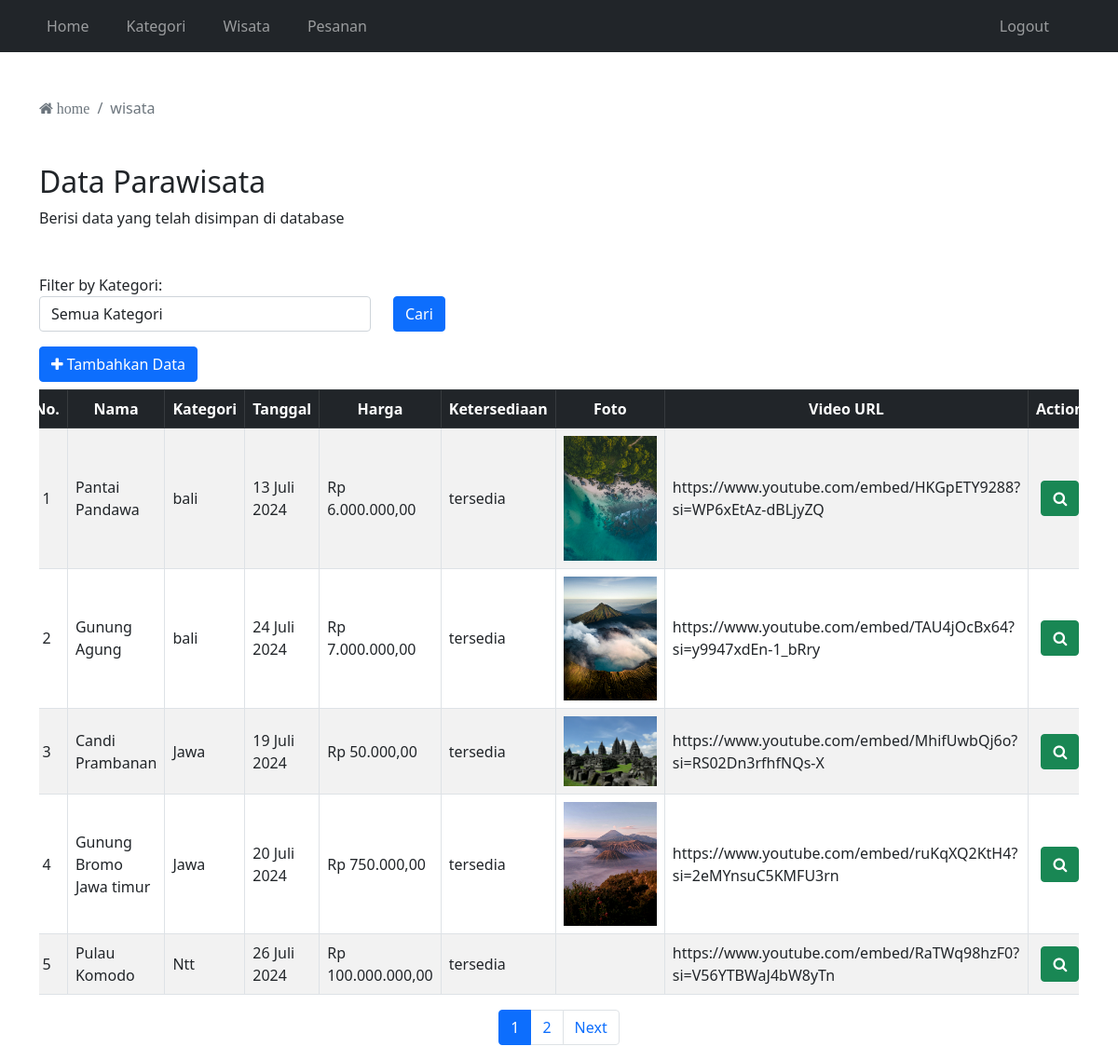
The app's page /adminpanel/wisata.php (signed in) with its own data.
### tables this page shows
CREATE TABLE `wisata` (
  `id` int(11) NOT NULL,
  `kategori_id` int(11) NOT NULL,
  `nama` varchar(255) NOT NULL,
  `tanggal` date NOT NULL,
  `harga` double NOT NULL,
  `foto` varchar(255) DEFAULT NULL,
  `video_url` varchar(255) NOT NULL,
  `detail` text DEFAULT NULL,
  `ketersedian_stok` enum('habis','tersedia') DEFAULT 'tersedia'
);

CREATE TABLE `kategori` (
  `id` int(11) NOT NULL,
  `nama` varchar(255) NOT NULL
);

### adminpanel/wisata.php (the view, shortened to what this page needs)
<?php
require "../koneksi.php";
$limit = 5;
$page = isset($_GET['page']) ? $_GET['page'] : 1;
$offset = ($page - 1) * $limit;
$filter_kategori = isset($_GET['kategori']) ? $_GET['kategori'] : '';
$where_clause = '';
$queryTotal = mysqli_query($conn, "SELECT COUNT(*) AS total FROM wisata a $where_clause");
$totalRecords = mysqli_fetch_assoc($queryTotal)['total'];
$totalPages = ceil($totalRecords / $limit);
$querywisata = mysqli_query($conn, "
    SELECT a.*, b.nama AS nama_kategori
    FROM wisata a
    JOIN kategori b ON a.kategori_id=b.id
    $where_clause
    LIMIT $offset, $limit
");
$jumlahwisata = mysqli_num_rows($querywisata);
function formatTanggal($tanggal) {
    $bulan = array(
        1 => 'Januari', 'Februari', 'Maret', 'April', 'Mei',
        'Juni', 'Juli', 'Agustus', 'September', 'Oktober', 'November', 'Desember'
    );
    $split = explode('-', $tanggal);
    return $split[2] . ' ' . $bulan[(int)$split[1]] . ' ' . $split[0];
}
?>
<!DOCTYPE html>
<html lang="en">
<head>
    <link href="../css-boostrap/bootstrap.min.css" rel="stylesheet" />
    <link rel="stylesheet" href="../fontawesome/css/font-awesome.min.css">
</head>
<body>
    <?php require "navbar.php" ?>
    <div class="container mt-5">
        <nav aria-label="breadcrumb">
            <ol class="breadcrumb">
                <li class="breadcrumb-item active" aria-current="page">
                    <a href="../adminpanel/" class="no-decoration text-muted"><i class="fa fa-home" aria-hidden="true"> home</i></a>
                </li>
                <li class="breadcrumb-item active" aria-current="page">
                    wisata
                </li>
            </ol>
        </nav>
        <div class="my-5 col-12 col-md-6">
            <h2>Data Parawisata</h2>
            <p>Berisi data yang telah disimpan di database</p>
        </div>
        <form method="GET" action="wisata.php">
            <div class="row mb-3">
                <div class="col-md-4">
                    <label for="kategori">Filter by Kategori:</label>
                    <select name="kategori" id="kategori" class="form-control">
                        <option value="">Semua Kategori</option>
                    </select>
                </div>
                <div class="col-md-4 align-self-end">
                    <button type="submit" class="btn btn-primary">Cari</button>
                </div>
            </div>
        </form>
        <div>
            <a href="kelola_wisata.php" type="button" class="btn btn-primary">
                <i class="fa fa-plus" aria-hidden="true"></i>
                Tambahkan Data
            </a>
        </div>
        <div class="table-responsive mt-2 center-table">
            <table class="table table-bordered table-striped">
                <thead class="table-dark">
                    <tr>
                        <th class="text-center">No.</th>
                        <th class="text-center">Nama</th>
                        <th class="text-center">Kategori</th>
                        <th class="text-center">Tanggal</th>
                        <th class="text-center">Harga</th>
                        <th class="text-center">Ketersediaan</th>
                        <th class="text-center">Foto</th>
                        <th class="text-center">Video URL</th>
                        <th class="text-center">Action</th>
                    </tr>
                </thead>
                <tbody>
                    <?php
                    if ($jumlahwisata == 0) {
                        echo "<tr><td colspan='9' class='text-center align-middle'>Data Wisata Tidak tersedia</td></tr>";
                    } else {
                        $no = $offset + 1;
                        while ($data = mysqli_fetch_array($querywisata)) {
                            echo "<tr>
                                    <td class='text-center align-middle'>{$no}</td>
                                    <td class='align-middle'>{$data['nama']}</td>
                                    <td class='align-middle'>{$data['nama_kategori']}</td>
                                    <td class='align-middle'>" . formatTanggal($data['tanggal']) . "</td>
                                    <td class='align-middle'>Rp " . number_format($data['harga'], 2, ',', '.') . "</td>
                                    <td class='align-middle'>{$data['ketersedian_stok']}</td>
                                    <td class='text-center align-middle'><img src='../image/{$data['foto']}' alt='' width='100px'></td>
                                    <td class='align-middle'>{$data['video_url']}</td>
                                    <td class='text-center align-middle'>
                                        <a href='wisata-detail.php?p={$data['id']}' class='btn btn-success'>
                                            <i class='fa fa-search' aria-hidden='true'></i>
                                        </a>
                                    </td>
                                  </tr>";
                            $no++;
                        }
                    }
                    ?>
                </tbody>
            </table>
        </div>
        <nav aria-label="Page navigation example">
            <ul class="pagination justify-content-center">
                <?php for ($i = 1; $i <= $totalPages; $i++): ?>
                    <li class="page-item <?= ($page == $i) ? 'active' : '' ?>">
                        <a class="page-link" href="?page=<?= $i ?>&kategori=<?= $filter_kategori ?>"><?= $i ?></a>
                    </li>
                <?php endfor; ?>
                <?php if ($page < $totalPages): ?>
                    <li class="page-item"><a class="page-link" href="?page=<?= $page + 1 ?>&kategori=<?= $filter_kategori ?>">Next</a></li>
                <?php endif; ?>
            </ul>
        </nav>
    </div>
</body>
</html>

### adminpanel/wisata.php (style rules this page uses)
.center-table { display: flex; justify-content: center; align-items: center; flex-direction: column; }

### records on screen
wisata: nama "Pantai Pandawa", kategori.nama "bali", tanggal "13 Juli 2024", harga "6.000.000,00", ketersedian_stok "tersedia", foto (picture), video_url "https://www.youtube.com/embed/HKGpETY9288?si=WP6xEtAz-dBLjyZQ"
wisata: nama "Gunung Agung", kategori.nama "bali", tanggal "24 Juli 2024", harga "7.000.000,00", ketersedian_stok "tersedia", foto (picture), video_url "https://www.youtube.com/embed/TAU4jOcBx64?si=y9947xdEn-1_bRry"
wisata: nama "Candi Prambanan", kategori.nama "Jawa", tanggal "19 Juli 2024", harga "50.000,00", ketersedian_stok "tersedia", foto (picture), video_url "https://www.youtube.com/embed/MhifUwbQj6o?si=RS02Dn3rfhfNQs-X"
wisata: nama "Gunung Bromo Jawa timur", kategori.nama "Jawa", tanggal "20 Juli 2024", harga "750.000,00", ketersedian_stok "tersedia", foto (picture), video_url "https://www.youtube.com/embed/ruKqXQ2KtH4?si=2eMYnsuC5KMFU3rn"
wisata: nama "Pulau Komodo", kategori.nama "Ntt", tanggal "26 Juli 2024", harga "100.000.000,00", ketersedian_stok "tersedia", video_url "https://www.youtube.com/embed/RaTWq98hzF0?si=V56YTBWaJ4bW8yTn"
